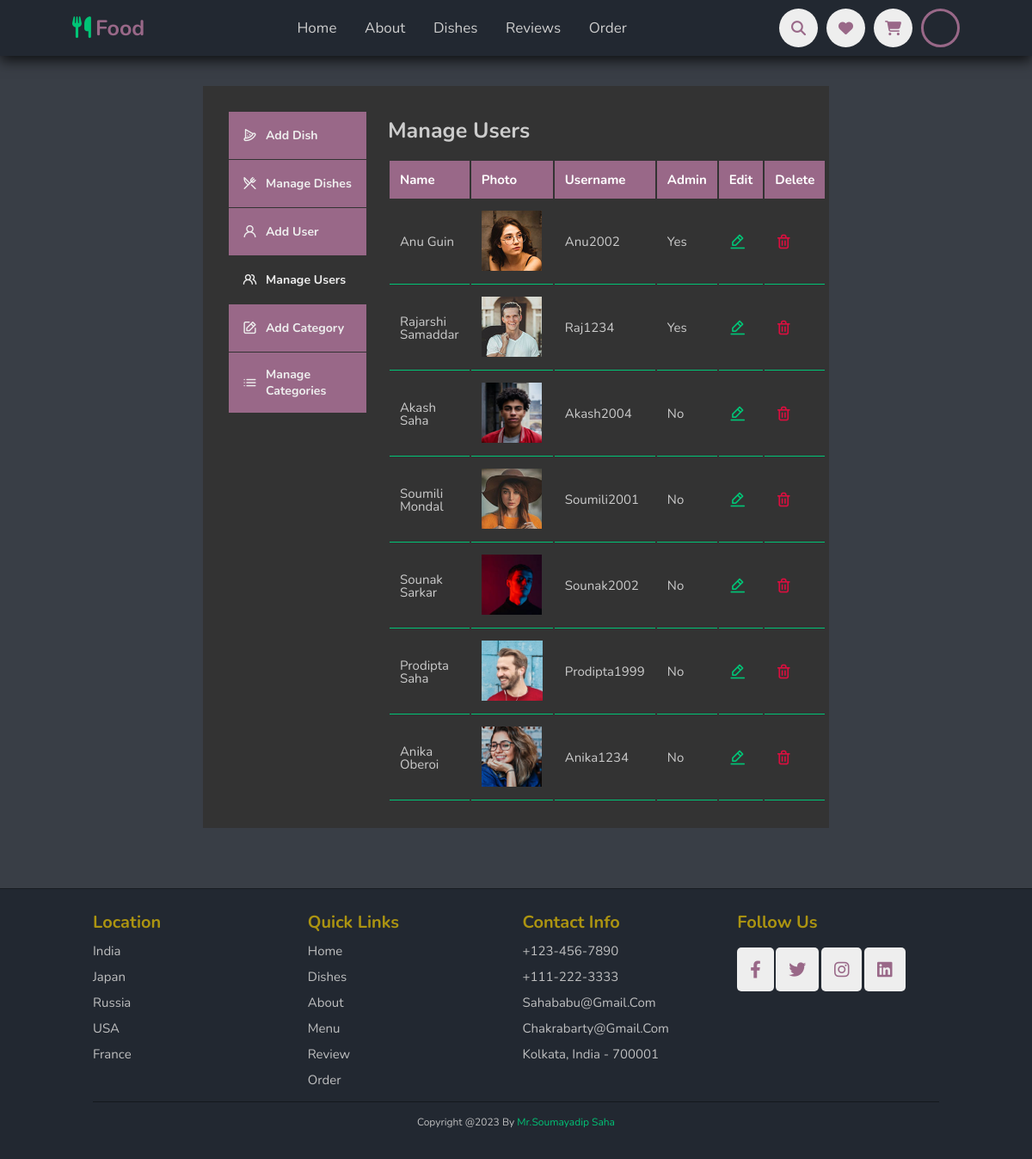
/admin/manage-user.php (signed in), run on the app's committed database.
### tables this page shows
CREATE TABLE `users` (
  `uid` int(10) UNSIGNED NOT NULL,
  `fname` varchar(50) NOT NULL,
  `lname` varchar(50) NOT NULL,
  `uname` varchar(50) NOT NULL,
  `email` varchar(100) NOT NULL,
  `password` varchar(255) NOT NULL,
  `avatar` varchar(255) NOT NULL,
  `is_admin` int(1) NOT NULL
);

### admin/manage-user.php (the view, shortened to what this page needs)
<?php
    include 'partials/header.php';
    $current_admin = $_SESSION['user-id'];
    $query = "SELECT * from users where not uid='$current_admin'";
    $users  = mysqli_query($conn, $query);
?>
<section class="dashboard" style="width: 100vw;">
    <div class="container dashboard_container">
        <aside>
            <ul>
                <li>
                    <a href="./add-dish.php">
                        <i class="uil uil-pizza-slice"></i>
                        <h5>add dish</h5>
                    </a>
                </li>
                <li>
                    <a href="./index.php">
                        <i class="uil uil-restaurant"></i>
                        <h5>manage dishes</h5>
                    </a>
                </li>
                <li>
                    <a href="./add-user.php">
                        <i class="uil uil-user"></i>
                        <h5>add user</h5>
                    </a>
                </li>
                <li>
                    <a href="./manage-user.php" class="active">
                        <i class="uil uil-users-alt"></i>
                        <h5>manage users</h5>
                    </a>
                </li>
                <li>
                    <a href="./add-category.php">
                        <i class="uil uil-edit"></i>
                        <h5>add category</h5>
                    </a>
                </li>
                <li>
                    <a href="./manage-category.php">
                        <i class="uil uil-list-ul"></i>
                        <h5>manage categories</h5>
                    </a>
                </li>
            </ul>
        </aside>
        <main>
            <h2>Manage Users</h2>
            <table>
                <thead>
                    <tr>
                        <th>Name</th>
                        <th>photo</th>
                        <th>username</th>
                        <th>Admin</th>
                        <th>Edit</th>
                        <th>Delete</th>
                    </tr>
                </thead>
                <tbody>
                <?php while ($user = mysqli_fetch_assoc($users)) { ?>
                    <tr>
                        <td><?php echo $user['fname'] . "\n" . $user['lname'] ?></td>
                        <td><img src="<?= ROOT_URL . 'upload/'. $user['avatar'] ?>" alt="" style="height:7rem;"></td>
                        <td><?= $user['uname'] ?></td>
                        <?php if (($user['is_admin']) == 1) { ?>
                            <td>Yes</td>
                        <?php } else { ?>
                            <td>No</td>
                        <?php } ?>
                        <td><a href="<?php echo ROOT_URL ?>admin/edit-user.php?uid=<?= $user['uid'] ?>" class="sam"><i class="uil uil-edit-alt"></i></a></td>
                        <td><a href="<?php echo ROOT_URL ?>admin/delete-user.php?uid=<?= $user['uid'] ?>" class="sam danger"><i class="uil uil-trash-alt"></i></a></td>
                    </tr>
                <?php } ?>
                </tbody>
            </table>
        </main>
    </div>
</section>
<?php
include 'partials/footer.php';
?>

### CSS/style.css (style rules this page uses)
:root { --green: #00c476; --black: #996888; --light-color: #cacacaef; --box-shadow: 0 .5rem 1.5rem rgba(0, 0, 0, .768); --outline: .1rem solid rgb(0, 0, 0, .3); --outline-hover: .3rem solid #27ae60; --color-red-light: hsl(346, 87%, 46%, 15%); --color-green: #00c476; --color-green-light: hsl(156, 100%, 38%, 15%); --color-gray-900: #1e1e66; --color-red: #da0f3f; --color-red-light: hsl(346, 87%, 46%, 15%); --color-green: #00c476; --color-green-light: hsl(156, 100%, 38%, 15%); }
* { font-family: 'Nunito', sans-serif; margin: 0; padding: 0; box-sizing: border-box; text-decoration: none; outline: none; border: none; text-transform: capitalize; transition: all .2s linear; list-style: none; }
body { background: #222831; }
html { font-size: 62.5%; overflow-x: hidden; scroll-padding-top: 5.5rem; scroll-behavior: smooth; }
section { padding: 2rem 9%; }
section:nth-child(odd) { background: #393e46; }
.container { width: 74%; max-width: 1800px; margin: 0 auto; }
.dashboard { margin-top: 6rem; }
.dashboard_container { display: grid; grid-template-columns: 16rem auto; gap: 1rem; background: #333333; padding: 3rem; margin-bottom: 5rem; margin-top: 2rem; }
.dashboard aside a { display: flex; background: var(--black); align-items: center; gap: 1rem; padding: 1.6rem; font-size: 1.7rem; color: #eee; width: auto; }
.dashboard aside ul li:not(:last-child) { border-bottom: .1rem solid #333333; }
.dashboard aside a.active { background: #333333; }
.dashboard main { margin-left: 1.5rem; }
h2 { margin: 1rem 0; font-size: 2.5rem; }
.dashboard main h2 { margin-bottom: 2rem; color: #ccc; line-height: 1; }
.dashboard main table { width: 100%; text-align-last: left; }
.dashboard main table th { background: var(--black); color: white; padding: 1.2rem; font-size: 1.5rem; }
.dashboard main table td { padding: 1.2rem; border-bottom: .1rem solid var(--color-green); color: #ccc; font-size: 1.5rem; line-height: 1; }
.sam { font-size: 2rem; color: #00c476; }
.sam.danger { color: var(--color-red); }

### data on the page
users: fname "Anu", lname "Guin", avatar (picture), uname "Anu2002", is_admin "Yes"
users: fname "Rajarshi", lname "Samaddar", avatar (picture), uname "Raj1234", is_admin "Yes"
users: fname "Akash", lname "Saha", avatar (picture), uname "Akash2004", is_admin "No"
users: fname "Soumili", lname "Mondal", avatar (picture), uname "Soumili2001", is_admin "No"
users: fname "Sounak", lname "Sarkar", avatar (picture), uname "Sounak2002", is_admin "No"
users: fname "Prodipta", lname "Saha", avatar (picture), uname "Prodipta1999", is_admin "No"
users: fname "Anika", lname "Oberoi", avatar (picture), uname "Anika1234", is_admin "No"
